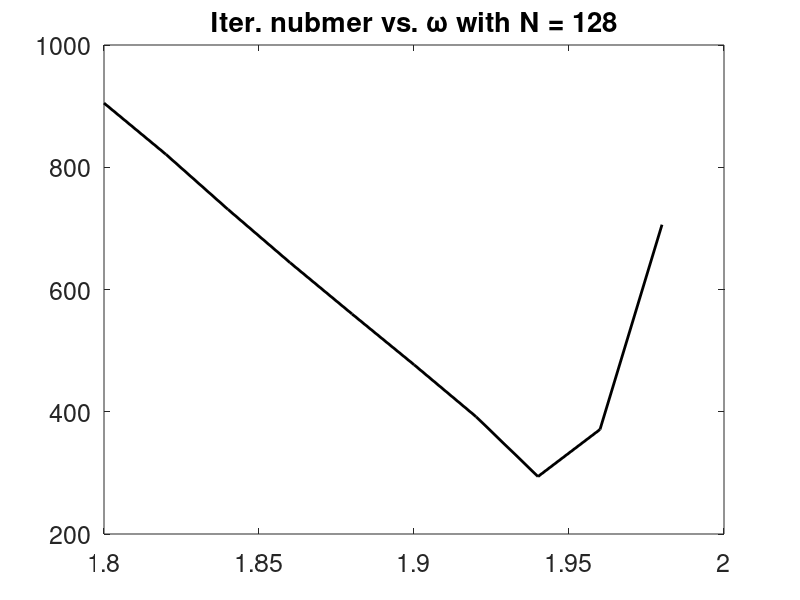

MATLAB code for this plot:
wvec = [1.8, 1.82, 1.84, 1.86, 1.88, 1.9, 1.92, 1.94, 1.96, 1.98]';
itervec = [905 
821 
731 
644 
560 
477 
392 
294 
371 
706  ];
figure (1)
plot(wvec, itervec,'k','linewidth',2);
title('Iter. nubmer vs. \omega with N = 128');
set(gca,'fontsize',18)